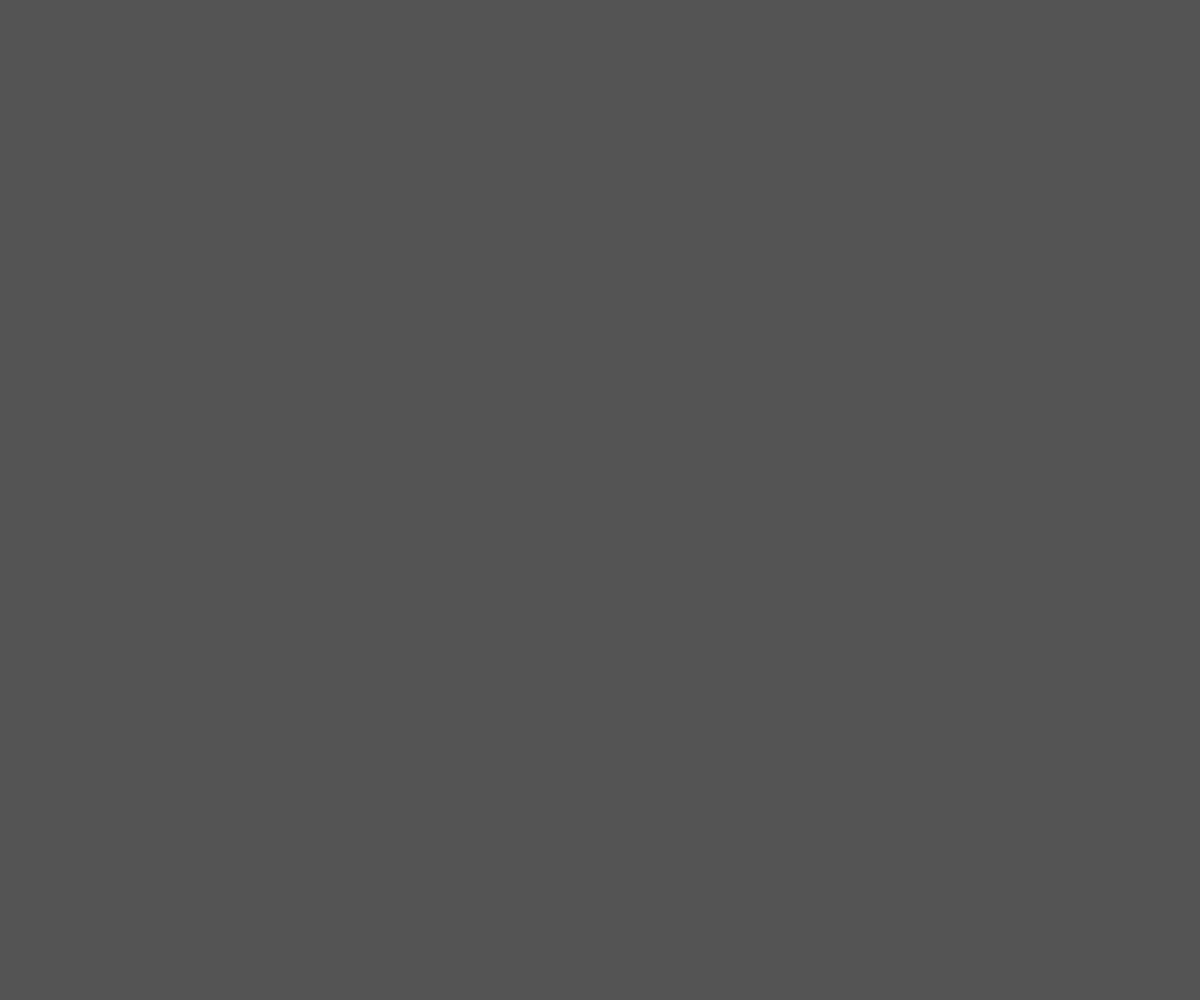
Frame 1 (no input)
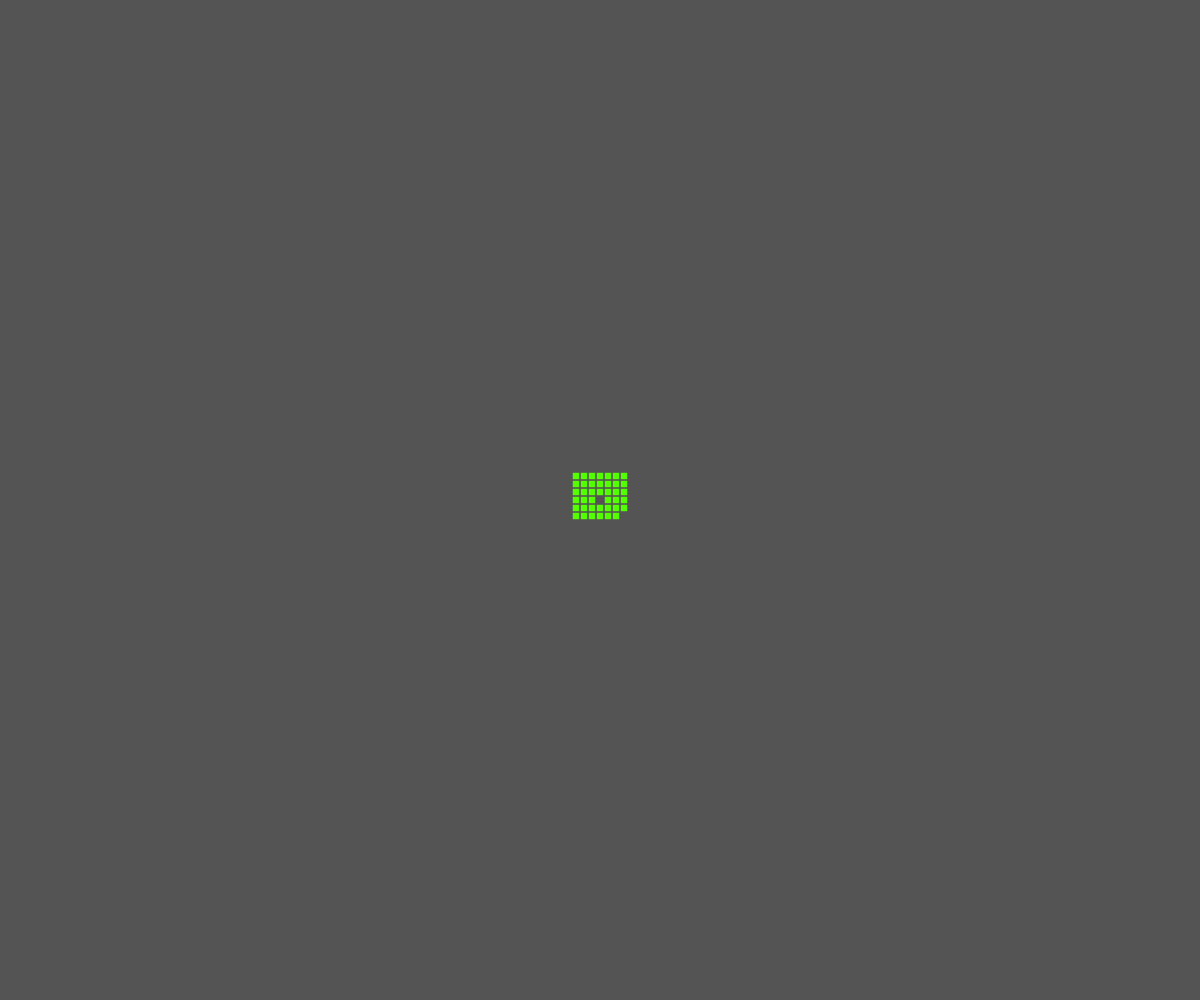
Frame 60 (no input)
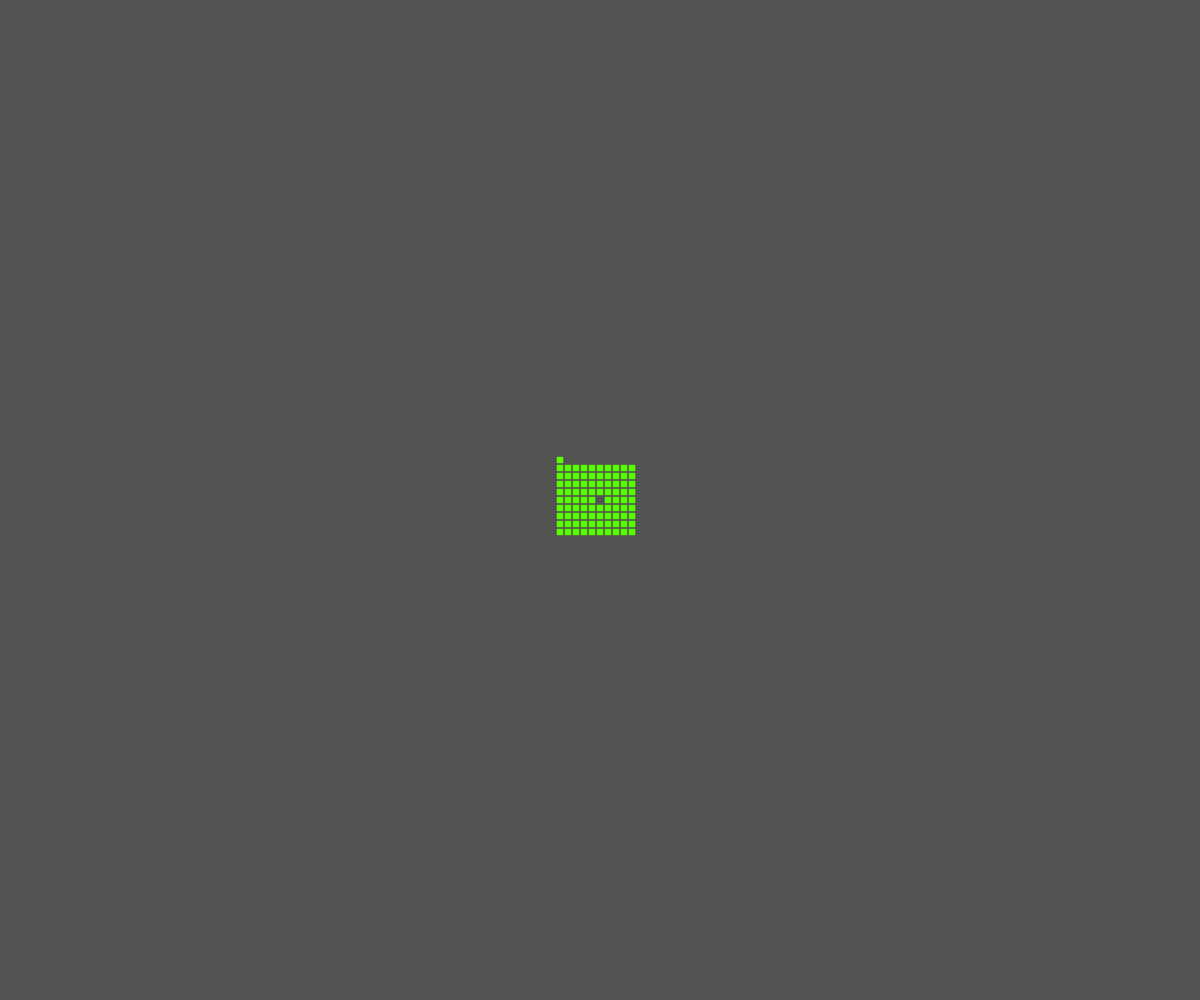
Frame 120 (the mouse pressed at the canvas centre since frame 60)

The p5.js sketch that drew these frames (run headless with seeded random() and noise() and a simulated clock; from frame 60 on, the mouse is pressed at the canvas centre):

// p5.js sketch
// ── sketch.js
"use strict";
//==========
// p5.js

const size = 8;

let x, y = 0;
let a, o, i, j = 0;

function setup(){
	createCanvas(windowWidth, windowHeight);
	rectMode(CENTER);
	angleMode(DEGREES);
	colorMode(HSB);
	background(33);
	noStroke();
}

function draw(){

	fill(100, 100, 100);

	if(o < 100){
		if(i < 2){
			if(j < o){
				x += size * cos(a);
				y += size * sin(a);
				square(x, y, size*0.8);
				j++;
				return;
			}
			a += 90;
			j=0;
			i++;
			return;
		}
		i=0;
		o++;
		return;
	}
	background(33);
	x = width / 2;
	y = height / 2;
	a = 0;
	o = 0;
	i = 0;
	j = 0;
}
